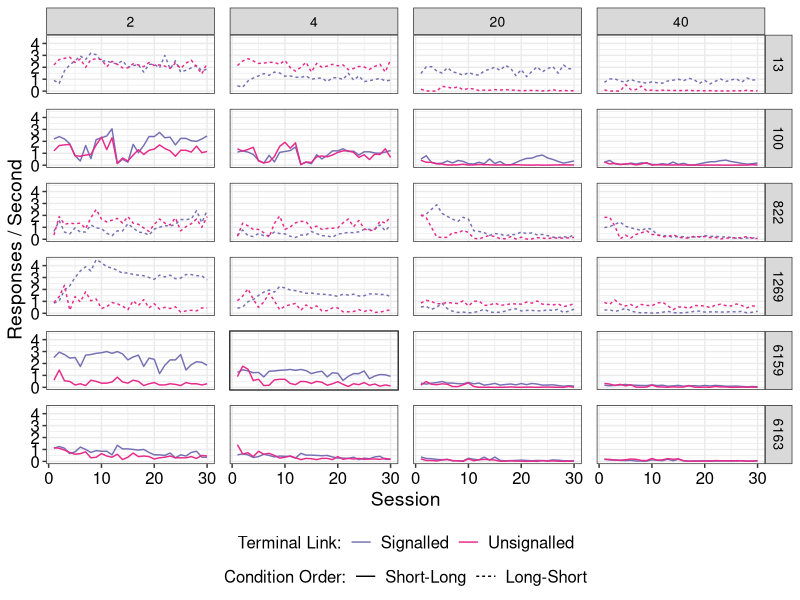
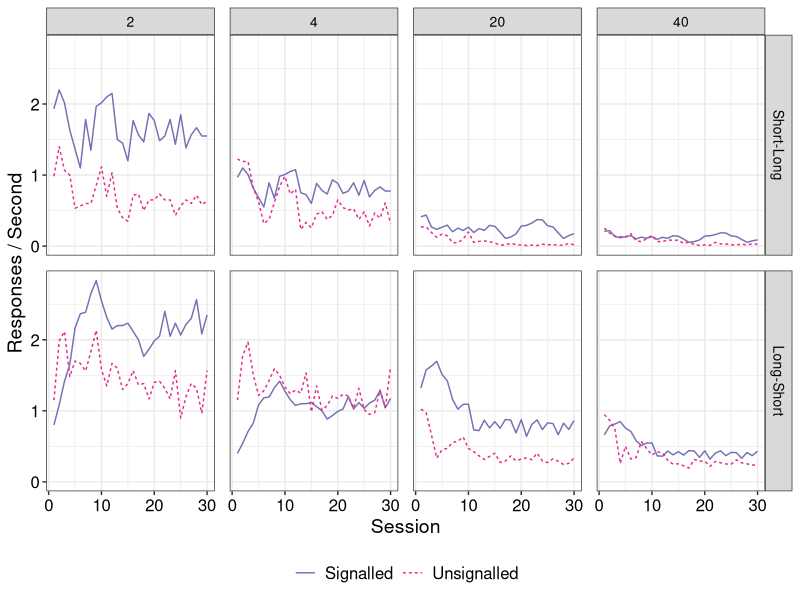

Write R code to recreate these figures, in order.
library(tidyverse)
options(
  pillar.print_min = 35,
  pillar.sigfig = 2
)

# Load Data
#-------------------------------------------------------------------------------
data <- read_csv("data/choice_data.csv") |>
  select(
    -c(date, time, exp, box, comment, 13:22)
  ) |>
  mutate(
    subject = factor(subject),
    phase = factor(phase, labels = c("Phase 1", "Phase 2")),
    order = factor(
      order,
      levels = c("S-L", "L-S"),
      labels = c("Short-Long", "Long-Short")
    ),
    tl_a_dur = case_when(condition == "Short" ~ 2, condition == "Long" ~ 20),
    tl_b_dur = case_when(condition == "Short" ~ 4, condition == "Long" ~ 40),

    #Rates
    fe_tl_a_rate = fe_tl_sig_a_resp / ((fe_il_sig_resp / 2) * tl_a_dur),
    fe_tl_b_rate = fe_tl_sig_a_resp / ((fe_il_sig_resp / 2) * tl_b_dur),
    fe_tl_sh_rate = fe_tl_sh_resp / ((fe_il_unsig_resp / 2) * tl_a_dur),
    fe_tl_lo_rate = fe_tl_lo_resp / ((fe_il_unsig_resp / 2) * tl_b_dur),
  ) |>
  select(c(1:6, 20:23)) |>
  pivot_longer(
    cols = c(fe_tl_a_rate, fe_tl_b_rate, fe_tl_sh_rate, fe_tl_lo_rate),
    names_to = "tl",
    values_to = "rate"
  ) |>
  mutate(
    tl_dur = case_when(
      (tl == "fe_tl_a_rate" | tl == "fe_tl_sh_rate") & condition == "Short" ~ 2,
      (tl == "fe_tl_a_rate" | tl == "fe_tl_sh_rate") & condition == "Long" ~ 20,
      (tl == "fe_tl_b_rate" | tl == "fe_tl_lo_rate") & condition == "Short" ~ 4,
      (tl == "fe_tl_b_rate" | tl == "fe_tl_lo_rate") & condition == "Long" ~ 40,
    ),
    tl_fun = case_when(
      (tl == "fe_tl_a_rate" | tl == "fe_tl_b_rate") ~ "Signalled",
      (tl == "fe_tl_sh_rate" | tl == "fe_tl_lo_rate") ~ "Unsignalled"
    ),
    tl_dur = factor(tl_dur)
  )

df_short <- data |> filter(condition == "Short")
df_long <- data |> filter(condition == "Long")

# Plot Variables
#-------------------------------------------------------------------------------
pal <- palette.colors(palette = "Dark2")[-c(1:2)]
y_lab <- "Responses / Second"

# Individual Plots
ggplot(data, aes(x = phase_session, y = rate)) +
  geom_line(aes(colour = tl_fun, linetype = order)) +
  facet_grid(subject ~ tl_dur) +
  labs(
    x = "Session",
    y = y_lab,
    colour = "Terminal Link:",
    linetype = "Condition Order:"
  ) +
  scale_colour_manual(values = pal) +
  # scale_y_continuous(breaks = seq(0, 3, 0.5)) +
  theme_bw() +
  theme(
    axis.text = element_text(size = 12, colour = "black"),
    axis.title = element_text(size = 14, colour = "black"),
    strip.text = element_text(size = 10, colour = "black"),
    panel.spacing = unit(0.75, "lines"),
    legend.position = "bottom",
    legend.box = "vertical",
    legend.text = element_text(size = 12),
    legend.title = element_text(size = 12),
    legend.spacing.y = unit(0.1, "lines"),
    legend.key.height = unit(0.6, "lines")
  ) +
    guides(
    colour   = guide_legend(nrow = 1),
    linetype = guide_legend(nrow = 1)
  )

# Mean Plots
ggplot(data, aes(x = phase_session, y = rate)) +
  stat_summary(
    geom = "line",
    fun = mean,
    # colour = "black",
    aes(linetype = tl_fun, colour = tl_fun)
  ) +
  facet_grid(order ~ tl_dur) +
  labs(
    x = "Session",
    y = y_lab
  ) +
  scale_colour_manual(values = pal) +
  # scale_y_continuous(breaks = seq(0, 3, 0.5)) +
  theme_bw() +
  theme(
    axis.text = element_text(size = 12, colour = "black"),
    axis.title = element_text(size = 14, colour = "black"),
    strip.text = element_text(size = 10, colour = "black"),
    panel.spacing = unit(0.75, "lines"),
    legend.position = "bottom",
    legend.title = element_blank(),
    legend.text = element_text(size = 12)
  )
